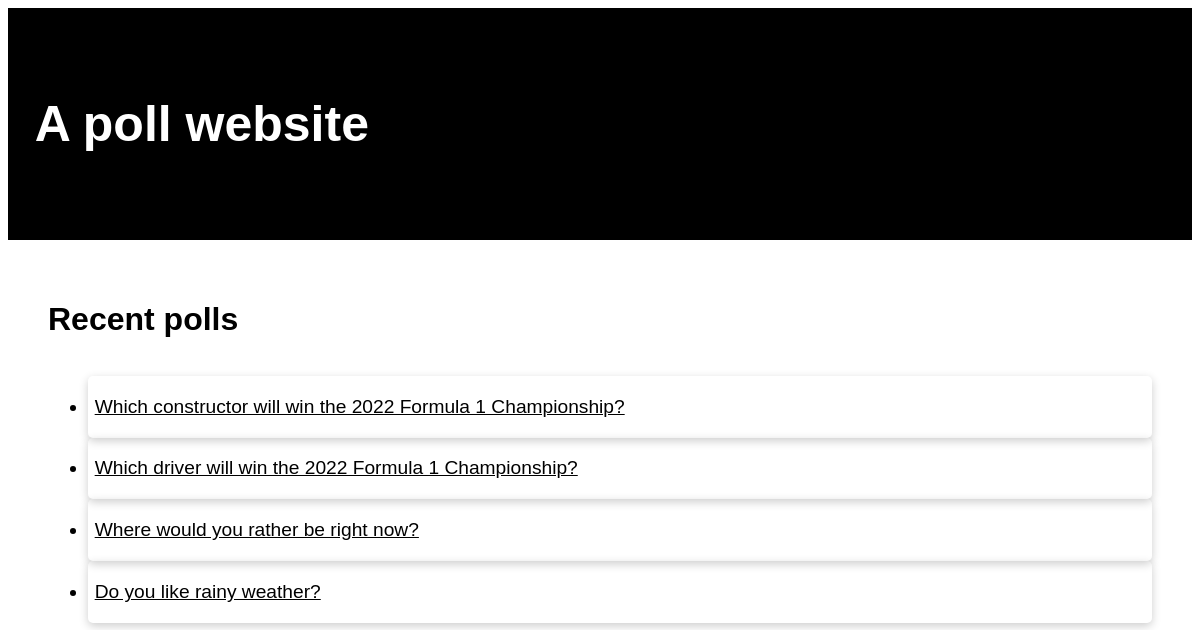
The page /polls/ on the database as committed earlier.
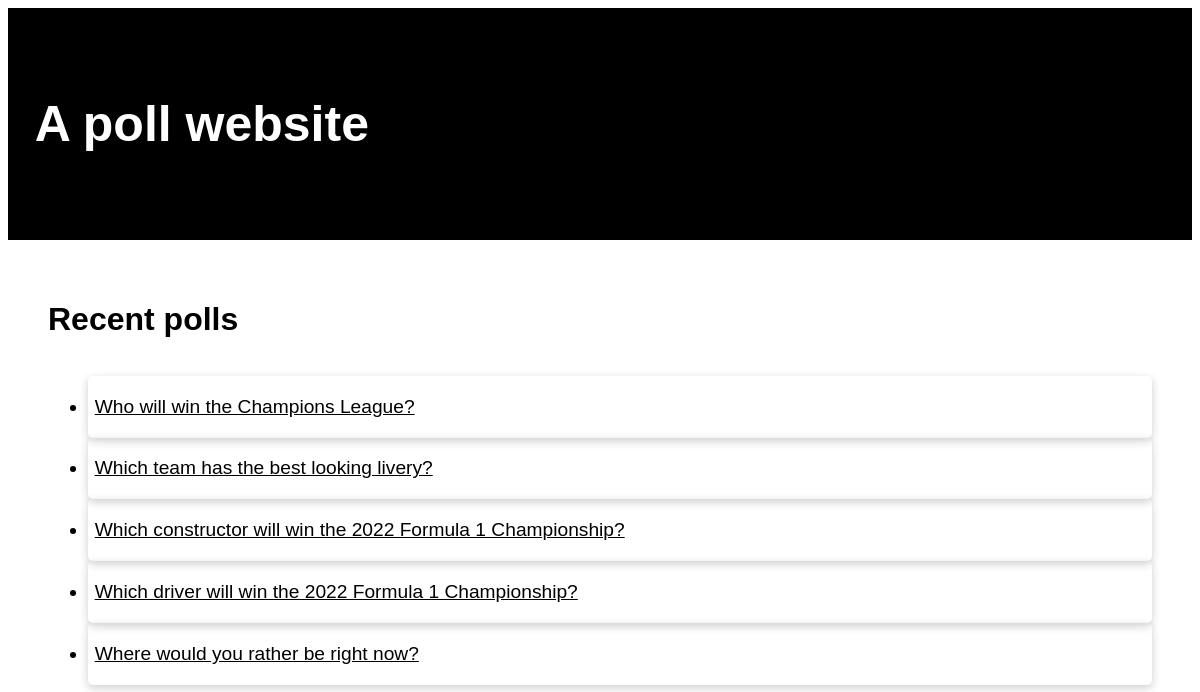
The same page on the database as committed later.
### polls/models.py (models this page shows, shortened)
class Question(models.Model):
    question_text = models.CharField(max_length=200)
    pub_date = models.DateTimeField('date published')
    question_category = models.CharField(max_length=50, blank=True, default='')

### polls/views.py (the view)
# urls.py: path('', views.IndexView.as_view(), name='index'),
class IndexView(generic.ListView):
    template_name= 'polls/index.html'
    context_object_name = 'latest_question_list'
    def get_queryset(self):
        return Question.objects.annotate(number_of_choices=Count('choice')).filter(
            number_of_choices__gte=2
            ).filter(
            pub_date__lte=timezone.now()
            ).order_by('-pub_date')[:5]

### polls/templates/polls/index.html
<html>
  {% load static %}
  <link
    rel="stylesheet"
    type="text/css"
    href="{% static 'polls/style.css' %}"
  />
  <head> </head>
  <body>
    <div class="header">
      <h1>A poll website</h1>
    </div>
    <div class="container">
      <h1>Recent polls</h1>
      {% if latest_question_list %}
      <ul>
        {% for question in latest_question_list %}
        <div class="card">
          <li>
            <a href="{% url 'polls:detail' question.id %}"
              >{{ question.question_text }}</a
            >
          </li>
        </div>
        {% endfor %}
      </ul>
      {% else %}
      <p>No polls are available.</p>
      {% endif %}
    </div>
  </body>
</html>

Rows that differ between the two databases and show on the page:
no longer on this page (row unchanged): Question: question_text "Do you like rainy weather?"
added Question: question_text "Who will win the Champions League?"
added Question: question_text "Which team has the best looking livery?"
